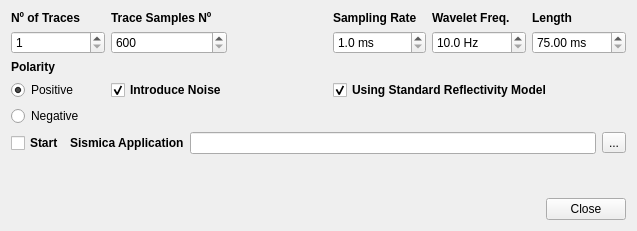
<?xml version="1.0" encoding="UTF-8"?>
<ui version="4.0">
 <class>Interface2</class>
 <widget class="QWidget" name="Interface2">
  <property name="geometry">
   <rect>
    <x>0</x>
    <y>0</y>
    <width>637</width>
    <height>231</height>
   </rect>
  </property>
  <property name="windowTitle">
   <string>interface2</string>
  </property>
  <layout class="QGridLayout" name="gridLayout">
   <property name="sizeConstraint">
    <enum>QLayout::SetMinimumSize</enum>
   </property>
   <item row="1" column="3">
    <widget class="QDoubleSpinBox" name="rate">
     <property name="suffix">
      <string> ms</string>
     </property>
     <property name="decimals">
      <number>1</number>
     </property>
     <property name="minimum">
      <double>1.000000000000000</double>
     </property>
     <property name="maximum">
      <double>8.000000000000000</double>
     </property>
    </widget>
   </item>
   <item row="1" column="5">
    <widget class="QDoubleSpinBox" name="length">
     <property name="suffix">
      <string> ms</string>
     </property>
     <property name="minimum">
      <double>75.000000000000000</double>
     </property>
     <property name="maximum">
      <double>300.000000000000000</double>
     </property>
     <property name="singleStep">
      <double>25.000000000000000</double>
     </property>
    </widget>
   </item>
   <item row="0" column="3">
    <widget class="QLabel" name="label_3">
     <property name="font">
      <font>
       <weight>75</weight>
       <bold>true</bold>
      </font>
     </property>
     <property name="text">
      <string>Sampling Rate</string>
     </property>
    </widget>
   </item>
   <item row="0" column="5">
    <widget class="QLabel" name="label_6">
     <property name="text">
      <string>&lt;html&gt;&lt;head/&gt;&lt;body&gt;&lt;p&gt;&lt;span style=&quot; font-weight:600;&quot;&gt;Length&lt;/span&gt;&lt;/p&gt;&lt;/body&gt;&lt;/html&gt;</string>
     </property>
    </widget>
   </item>
   <item row="3" column="1">
    <widget class="QCheckBox" name="noise">
     <property name="font">
      <font>
       <weight>75</weight>
       <bold>true</bold>
      </font>
     </property>
     <property name="text">
      <string>Introduce Noise</string>
     </property>
     <property name="checked">
      <bool>true</bool>
     </property>
    </widget>
   </item>
   <item row="3" column="0">
    <widget class="QRadioButton" name="positive">
     <property name="text">
      <string>Positive</string>
     </property>
     <property name="checked">
      <bool>true</bool>
     </property>
    </widget>
   </item>
   <item row="4" column="0">
    <widget class="QRadioButton" name="negative">
     <property name="text">
      <string>Negative</string>
     </property>
    </widget>
   </item>
   <item row="6" column="0" colspan="6">
    <spacer name="verticalSpacer">
     <property name="orientation">
      <enum>Qt::Vertical</enum>
     </property>
     <property name="sizeHint" stdset="0">
      <size>
       <width>20</width>
       <height>40</height>
      </size>
     </property>
    </spacer>
   </item>
   <item row="1" column="1">
    <widget class="QSpinBox" name="samples">
     <property name="minimum">
      <number>600</number>
     </property>
     <property name="maximum">
      <number>1200</number>
     </property>
     <property name="singleStep">
      <number>100</number>
     </property>
    </widget>
   </item>
   <item row="0" column="4">
    <widget class="QLabel" name="label_4">
     <property name="font">
      <font>
       <weight>75</weight>
       <bold>true</bold>
      </font>
     </property>
     <property name="text">
      <string>Wavelet Freq.</string>
     </property>
    </widget>
   </item>
   <item row="3" column="3" colspan="3">
    <widget class="QCheckBox" name="reflectivity">
     <property name="font">
      <font>
       <weight>75</weight>
       <bold>true</bold>
      </font>
     </property>
     <property name="text">
      <string>Using Standard Reflectivity Model</string>
     </property>
     <property name="checked">
      <bool>true</bool>
     </property>
    </widget>
   </item>
   <item row="0" column="0">
    <widget class="QLabel" name="label">
     <property name="font">
      <font>
       <weight>75</weight>
       <bold>true</bold>
      </font>
     </property>
     <property name="text">
      <string>Nº of Traces</string>
     </property>
    </widget>
   </item>
   <item row="7" column="0" colspan="6">
    <widget class="QDialogButtonBox" name="buttonBox">
     <property name="standardButtons">
      <set>QDialogButtonBox::Close</set>
     </property>
    </widget>
   </item>
   <item row="2" column="0">
    <widget class="QLabel" name="label_5">
     <property name="font">
      <font>
       <weight>75</weight>
       <bold>true</bold>
      </font>
     </property>
     <property name="text">
      <string>Polarity</string>
     </property>
    </widget>
   </item>
   <item row="1" column="4">
    <widget class="QDoubleSpinBox" name="freq">
     <property name="suffix">
      <string> Hz</string>
     </property>
     <property name="decimals">
      <number>1</number>
     </property>
     <property name="minimum">
      <double>10.000000000000000</double>
     </property>
     <property name="maximum">
      <double>50.000000000000000</double>
     </property>
     <property name="singleStep">
      <double>10.000000000000000</double>
     </property>
    </widget>
   </item>
   <item row="1" column="0">
    <widget class="QSpinBox" name="traces">
     <property name="minimum">
      <number>1</number>
     </property>
     <property name="maximum">
      <number>100</number>
     </property>
    </widget>
   </item>
   <item row="0" column="1">
    <widget class="QLabel" name="label_2">
     <property name="font">
      <font>
       <weight>75</weight>
       <bold>true</bold>
      </font>
     </property>
     <property name="text">
      <string>Trace Samples Nº</string>
     </property>
    </widget>
   </item>
   <item row="5" column="0" colspan="6">
    <layout class="QHBoxLayout" name="horizontalLayout">
     <item>
      <widget class="QCheckBox" name="startApp">
       <property name="font">
        <font>
         <weight>75</weight>
         <bold>true</bold>
        </font>
       </property>
       <property name="text">
        <string>Start</string>
       </property>
      </widget>
     </item>
     <item>
      <widget class="QLabel" name="label_7">
       <property name="font">
        <font>
         <weight>75</weight>
         <bold>true</bold>
        </font>
       </property>
       <property name="text">
        <string>Sismica Application</string>
       </property>
      </widget>
     </item>
     <item>
      <widget class="QLineEdit" name="sismicaApp"/>
     </item>
     <item>
      <widget class="QToolButton" name="browseSismicaApp">
       <property name="text">
        <string>...</string>
       </property>
      </widget>
     </item>
    </layout>
   </item>
  </layout>
 </widget>
 <layoutdefault spacing="6" margin="11"/>
 <resources/>
 <connections/>
</ui>
